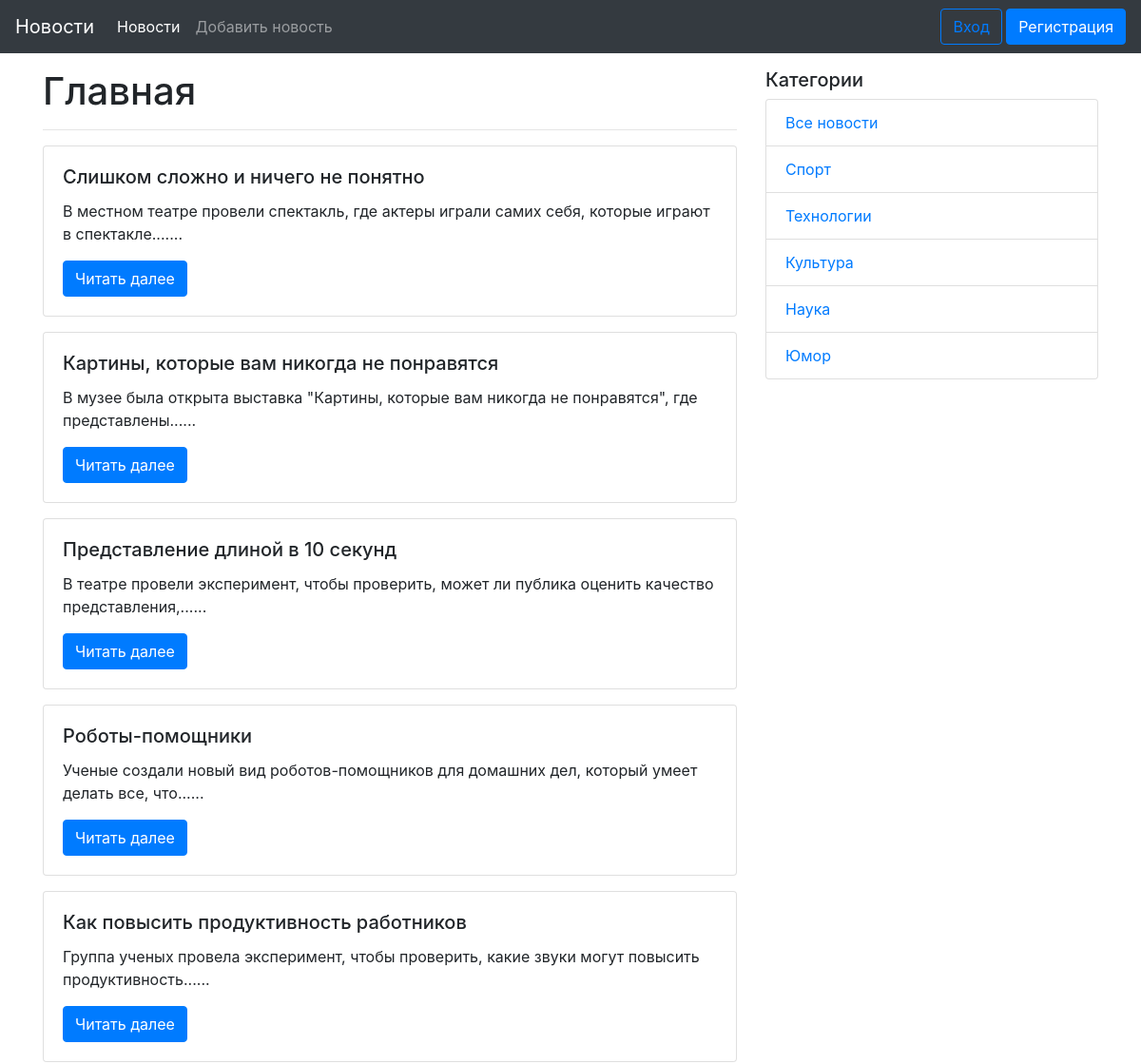
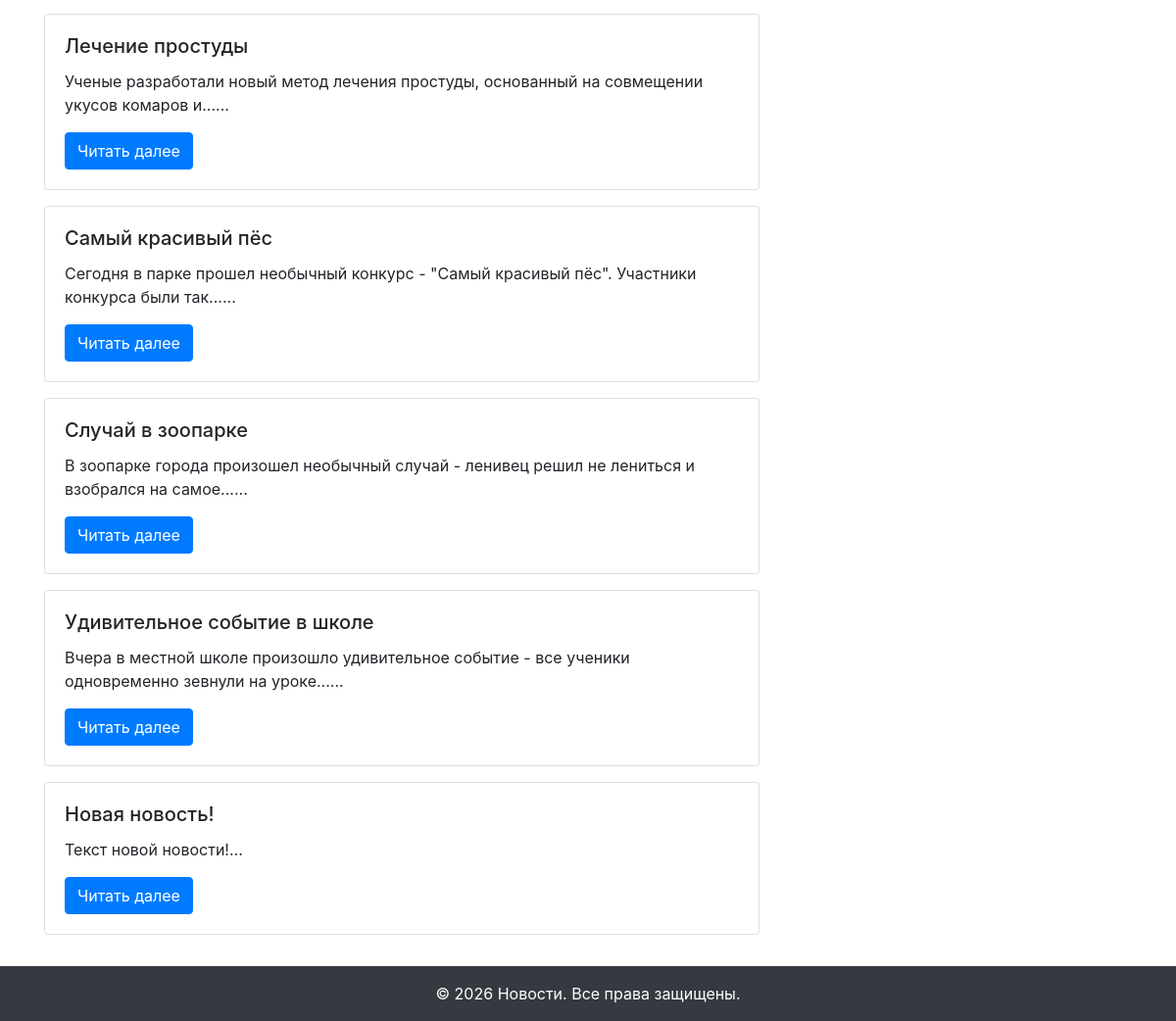
The page / on the database its author committed (2 pictures, top to bottom).
### models.py (models this page shows, shortened)
class News(db.Model):
    id = db.Column(db.Integer, primary_key=True)
    title = db.Column(db.String(255), unique=True, nullable= False)
    text = db.Column(db.Text, nullable= False)
    created_date = db.Column(db.DateTime, default=datetime.now)
    category_id = db.Column(db.Integer, db.ForeignKey('category.id'), nullable=False)
    category = db.relationship('Category', back_populates='news')
    user_id = db.Column(db.Integer, db.ForeignKey('user.id'))
    user = db.relationship('User', back_populates='news')

class Category(db.Model):
    id = db.Column(db.Integer, primary_key=True)
    title = db.Column(db.String(255), unique=True, nullable=False)
    news = db.relationship('News',back_populates='category')

### views.py (the view)
@app.route('/')
def home_page():
    news_list = News.query.all()
    categories= Category.query.all()
    return render_template('index.html', news=news_list, categories=categories)

### templates/index.html (shortened to what this page needs)
{% extends "base.html" %}
{% block content %}
  <h1>Главная</h1>
  <hr>
  {% for item in news %}
    <div class="card mb-3">
      <div class="card-body">
        <h5 class="card-title">{{ item.title }}</h5>
        <p class="card-text">{{ item.text|truncate(100) }}...</p>
        <a href="{{ url_for('news_detail', id=item.id) }}" class="btn btn-primary">Читать далее</a>
      </div>
    </div>
  {% else %}
    <p class="card-text">Новостей пока нет!</p>
  {% endfor %}
{% endblock content %}

### templates/base.html (shortened to what this page needs)
<!DOCTYPE html>
<html lang="ru">
<head>
  <link rel="stylesheet" href="{{ url_for('static', filename='css/bootstrap.min.css') }}">
</head>
<body>
  <div id="wrapper">
    {% include "navigation.html"%}
    <div class="container my-3">
      <div class="row">
        <div class="col-md-8">
          {% block content %}{% endblock content %}
        </div>
        {% include "side_navigation.html"%}
      </div>
    </div>
    {% include "footer.html"%}
  </div>
</body>
</html>

### templates/navigation.html (shortened to what this page needs)
<nav class="navbar navbar-expand-md navbar-dark bg-dark">
      <a class="navbar-brand" href="/">Новости</a>
      <div class="collapse navbar-collapse" id="navbarNav">
        <ul class="navbar-nav">
          <li class="nav-item active">
            <a class="nav-link" href="/">Новости</a>
          </li>
          <li class="nav-item">
            <a class="nav-link" href="/add_news">Добавить новость</a>
          </li>
        </ul>
      </div>
      <div>
        {% if not current_user.is_authenticated %}
          <a class="btn btn-outline-primary" href="{{ url_for('login') }}">Вход</a>
          <a class="btn btn-primary" href="{{ url_for('registration') }}">Регистрация</a>
        {% else %}
          <span class="navbar-text">Пользователь: {{ current_user.name }}</span>
          <a class="btn btn-primary" href="{{ url_for('logout') }}">Выход</a>
        {% endif %}
      </div>
</nav>

### templates/side_navigation.html
<div class="col-md-4">
  <h5>Категории</h5>
  <ul class="list-group">
    <li class="list-group-item"><a href="{{ url_for('home_page') }}">Все новости</a></li>
    {% for category in categories %}
      <li class="list-group-item"><a href="{{ url_for('news_in_category', id=category.id) }}">{{ category.title }}</a></li>
    {% endfor %}
  </ul>
</div>

### templates/footer.html
<footer id="footer" class="bg-dark text-white text-center py-3">
    &copy; 2026 Новости. Все права защищены.
</footer>

### rows shown on the page
News: title "Слишком сложно и ничего не понятно", text "В местном театре провели спектакль, где актеры играли самих себя, которые играют в спектакле...."
News: title "Картины, которые вам никогда не понравятся", text "В музее была открыта выставка \"Картины, которые вам никогда не понравятся\", где представлены..."
News: title "Представление длиной в 10 секунд", text "В театре провели эксперимент, чтобы проверить, может ли публика оценить качество представления,..."
News: title "Роботы-помощники", text "Ученые создали новый вид роботов-помощников для домашних дел, который умеет делать все, что..."
News: title "Как повысить продуктивность работников", text "Группа ученых провела эксперимент, чтобы проверить, какие звуки могут повысить продуктивность..."
News: title "Лечение простуды", text "Ученые разработали новый метод лечения простуды, основанный на совмещении укусов комаров и..."
News: title "Самый красивый пёс", text "Сегодня в парке прошел необычный конкурс - \"Самый красивый пёс\". Участники конкурса были так..."
News: title "Случай в зоопарке", text "В зоопарке города произошел необычный случай - ленивец решил не лениться и взобрался на самое..."
News: title "Удивительное событие в школе", text "Вчера в местной школе произошло удивительное событие - все ученики одновременно зевнули на уроке..."
News: title "Новая новость!", text "Текст новой новости!"
Category: title "Спорт"
Category: title "Технологии"
Category: title "Культура"
Category: title "Наука"
Category: title "Юмор"
